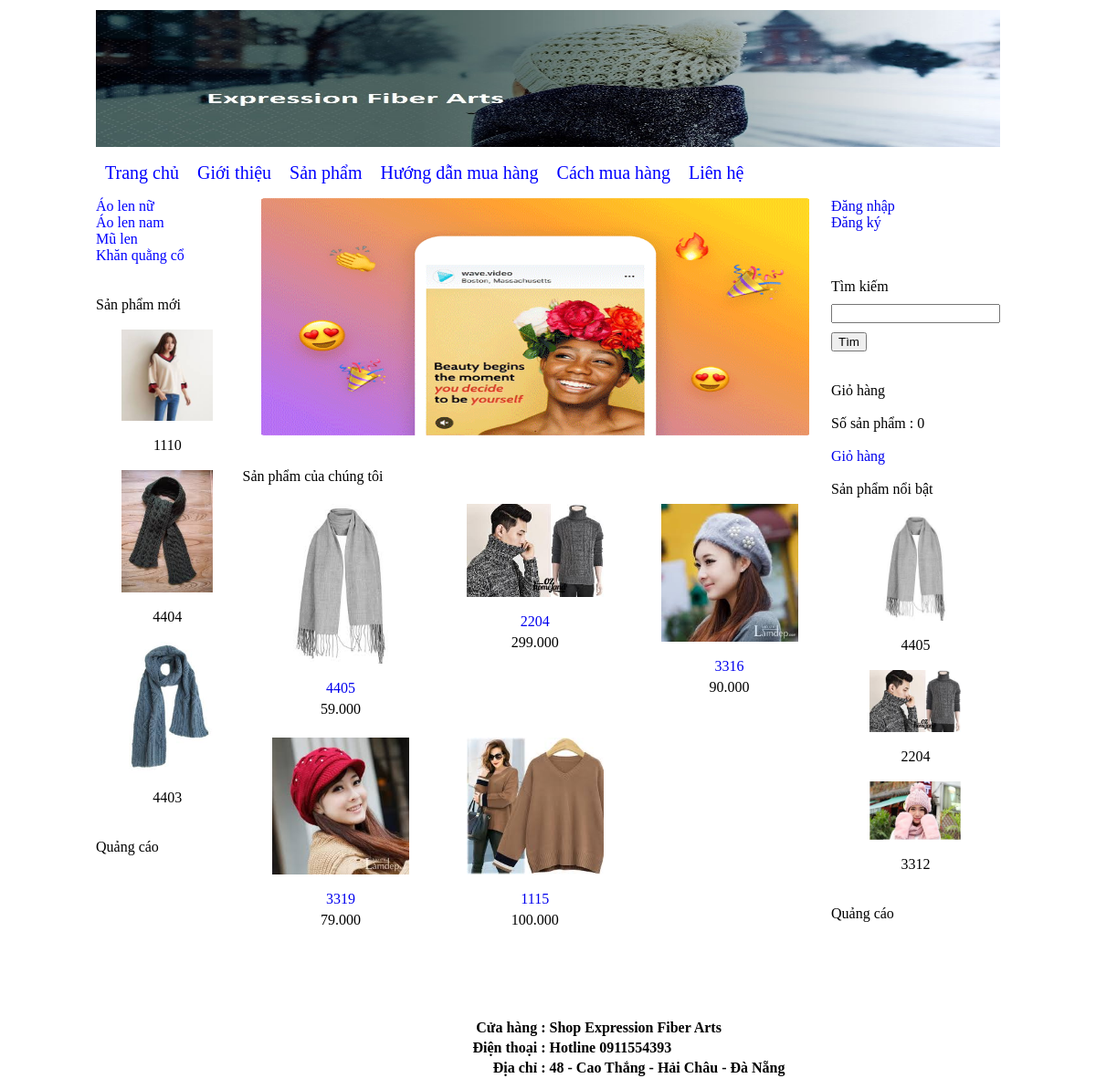
The page / on the database its author committed.
### tables this page shows
CREATE TABLE `banner` (
  `id` int(11) NOT NULL,
  `hinh` varchar(256) NOT NULL,
  `rong` varchar(256) NOT NULL,
  `cao` varchar(256) NOT NULL
);

CREATE TABLE `menu_ngang` (
  `id` int(11) NOT NULL,
  `ten` varchar(256) NOT NULL,
  `noi_dung` mediumtext NOT NULL,
  `loai_menu` varchar(256) NOT NULL
);

CREATE TABLE `menu_doc` (
  `id` int(11) NOT NULL,
  `ten` varchar(256) NOT NULL
);

CREATE TABLE `san_pham` (
  `id` int(11) NOT NULL,
  `ten` varchar(256) NOT NULL,
  `gia` int(255) NOT NULL,
  `hinh_anh` varchar(256) NOT NULL,
  `noi_dung` mediumtext NOT NULL,
  `thuoc_menu` int(255) NOT NULL,
  `noi_bat` varchar(256) NOT NULL,
  `trang_chu` varchar(256) NOT NULL,
  `sap_xep_trang_chu` int(255) NOT NULL
);

CREATE TABLE `slideshow` (
  `id` int(11) NOT NULL,
  `hinh` varchar(256) NOT NULL,
  `lien_ket` varchar(256) NOT NULL
);

CREATE TABLE `footer` (
  `id` int(11) NOT NULL,
  `html` mediumtext NOT NULL
);

### chuc_nang/san_pham/san_pham_trang_chu.php (the view)
<br><br>
Sản phẩm của chúng tôi
<br><br>
<?php
	$tv="select id,ten,gia,hinh_anh,thuoc_menu from san_pham where trang_chu='co' order by sap_xep_trang_chu desc limit 0,15";
	$tv_1=mysqli_query($connect,$tv);
	echo "<table>";
	while($tv_2=mysqli_fetch_array($tv_1))
	{
		echo "<tr>";
			for($i=1;$i<=3;$i++)
			{
				echo "<td align='center' width='215px' valign='top' >";
					if($tv_2!=false)
					{
						$link_anh="hinh_anh/san_pham/".$tv_2['hinh_anh'];
						$link_chi_tiet="?thamso=chi_tiet_san_pham&id=".$tv_2['id'];
						$gia=$tv_2['gia'];
						$gia=number_format($gia,0,",",".");
						echo "<a href='$link_chi_tiet' >";
							echo "<img src='$link_anh' width='150px' >";
						echo "</a>";
						echo "<br>";
						echo "<br>";
						echo "<a href='$link_chi_tiet' >";
							echo $tv_2['ten'];
						echo "</a>";
						echo "<div style='margin-top:5px' >";
						echo $gia;
						echo "</div>";
						echo "<br>";
					}
					else
					{
						echo "&nbsp;";
					}
				echo "</td>";
				if($i!=3)
				{
					$tv_2=mysqli_fetch_array($tv_1);
				}
			}
		echo "</tr>";
	}
	echo "</table>";
?>

### index.php (shortened to what this page needs)
<?php
    include("ket_noi.php");
?>
<html>
	<head>
		<link rel="stylesheet" type="text/css" href="giao_dien/giao_dien.css">
	</head>
	<body>
		<center>
			<table width="990px">
				<tr>
					<td colspan="3"><?php include("chuc_nang/banner/banner.php"); ?></td>
				</tr>
				<tr>
					<td colspan="3" height="50px" >
						<?php
							include("chuc_nang/menu_ngang/menu_ngang.php");
						?>
					</td>
				</tr>
				<tr>
					<td width="170px" valign="top" >
					<?php
						include("chuc_nang/menu_doc/menu_doc.php");
						include("chuc_nang/san_pham/moi.php");
						include("chuc_nang/quang_cao/trai.php");
					?>
					</td>
					<td width="650px" valign="top" >
						<?php
							include("chuc_nang/dieu_huong.php");
						?>
					</td>
					<td width="170px" valign="top" >
					  <p>
					    <?php
						include("chuc_nang/dang_nhap/dieu_huong_dn.php");
						include("chuc_nang/tim_kiem/vung_tim_kiem.php");
						include("chuc_nang/gio_hang/vung_gio_hang.php");
						include("chuc_nang/san_pham/noi_bat.php");
						include("chuc_nang/quang_cao/phai.php");
						?>
				    </p>
				    </td>
				</tr>
				<tr>
					<td colspan="3"><?php include("chuc_nang/footer/footer.php"); ?></td>
				</tr>
			</table>
		</center>
	</body>
</html>

### chuc_nang/banner/banner.php
<?php
	$tv="select * from banner limit 0,1";
	$tv_1=mysqli_query($connect,$tv);
	$tv_2=mysqli_fetch_array($tv_1);
	$link_hinh="hinh_anh/banner/".$tv_2['hinh'];
	echo "<img src='".$link_hinh."' width='".$tv_2['rong']."' height='".$tv_2['cao']."' >";
?>

### chuc_nang/menu_ngang/menu_ngang.php
<?php
	$tv="select id,ten,loai_menu from menu_ngang order by id";
	$tv_1=mysqli_query($connect,$tv);
	echo "<div class='menu_ngang' >";
	echo "<a href='index.php'>Trang chủ</a>";
	while($tv_2=mysqli_fetch_array($tv_1))
	{
		if($tv_2['loai_menu']==""){$link_menu="?thamso=xuat_mot_tin&id=".$tv_2['id'];}
		if($tv_2['loai_menu']=="san_pham"){$link_menu="?thamso=xuat_san_pham_2";}
		echo "<a href='$link_menu'>";
			echo $tv_2['ten'];
		echo "</a>";
	}
	echo "</div>";
?>

### chuc_nang/menu_doc/menu_doc.php
<?php
	$tv="select * from menu_doc order by id";
	$tv_1=mysqli_query($connect,$tv);
	echo "<div class='menu_doc' >";
	while($tv_2=mysqli_fetch_array($tv_1))
	{
		$link="?thamso=xuat_san_pham&id=".$tv_2['id'];
		echo "<a href='$link'>";
			echo $tv_2['ten'];
		echo "</a>";
	}
	echo "</div>";
?>

### chuc_nang/san_pham/moi.php
<br><br>
Sản phẩm mới <br><br>
<center>
	<?php
		$tv="select id,ten,hinh_anh from san_pham order by id desc limit 0,3";
		$tv_1=mysqli_query($connect,$tv);
		while($tv_2=mysqli_fetch_array($tv_1))
		{
			$link_anh="hinh_anh/san_pham/".$tv_2['hinh_anh'];
			$link_chi_tiet="?thamso=chi_tiet_san_pham&id=".$tv_2['id'];
			echo "<a href='$link_chi_tiet' >";
				echo "<img src='$link_anh' width='100px' >";
			echo "</a>";
			echo "<br><br>";
			echo $tv_2['ten'];
			echo "<br>";
			echo "<br>";
		}
	?>
</center>

### chuc_nang/quang_cao/trai.php (shortened to what this page needs)
<br>Quảng cáo <br><br>

### chuc_nang/dieu_huong.php (shortened to what this page needs)
<?php
	if(isset($_GET['thamso'])){$tham_so=$_GET['thamso'];}else{$tham_so="";}
	switch($tham_so)
	{
		default:
			include("chuc_nang/slideshow/slideshow.php");
			include("chuc_nang/san_pham/san_pham_trang_chu.php");
	}
?>

### chuc_nang/slideshow/slideshow.php (shortened to what this page needs)
<center>
<div class="slideshow" id="slideshow" >
	<?php
		$tv="select hinh,lien_ket from slideshow order by id";
		$tv_1=mysqli_query($connect,$tv);
		while($tv_2=mysqli_fetch_array($tv_1))
		{
			$link_hinh="hinh_anh/slideshow/".$tv_2['hinh'];
			echo "<a href='".$tv_2['lien_ket']."'>";
				echo "<img src='".$link_hinh."'>";
			echo "</a>";
		}
	?>
</div>
</center>

### chuc_nang/dang_nhap/dieu_huong_dn.php (shortened to what this page needs)
<!DOCTYPE html PUBLIC "-//W3C//DTD XHTML 1.0 Transitional//EN" "http://www.w3.org/TR/xhtml1/DTD/xhtml1-transitional.dtd">
<html xmlns="http://www.w3.org/1999/xhtml">
<head>
</head>
<body>
<?php
	if(isset($_GET['thamso'])){$tham_so=$_GET['thamso'];}else{$tham_so="";}
	switch($tham_so)
	{
		default:
			include("chuc_nang/dang_nhap/nhapxuat.php");
	}
?>
</body>
</html>

### chuc_nang/dang_nhap/nhapxuat.php (shortened to what this page needs)
<!DOCTYPE html PUBLIC "-//W3C//DTD XHTML 1.0 Transitional//EN" "http://www.w3.org/TR/xhtml1/DTD/xhtml1-transitional.dtd">
<html xmlns="http://www.w3.org/1999/xhtml">
<head>
</head>
<body>
<?php
if ( !isset($_SESSION['user_id']) )
{
	echo "<a href='?thamso=dang_nhap'>Đăng nhập</a>";
	echo "<br>";
	echo "<a href='?thamso=dang_ky'>Đăng ký</a>";
	echo "<br>";
}
echo "<br>";
echo "<br>";
?>
</body>
</html>

### chuc_nang/tim_kiem/vung_tim_kiem.php (shortened to what this page needs)
<form>
	<a> Tìm kiếm </a>
    <br />
    <input type="text" name="tu_khoa" value="" style="margin-top:10px;margin-bottom:10px;" >
    <input type="submit" value="Tìm" >
</form>

### chuc_nang/gio_hang/vung_gio_hang.php (shortened to what this page needs)
<br>
Giỏ hàng <br><br>
<?php
	$so_luong=0;
?>
Số sản phẩm : <?php echo $so_luong; ?>
<br><br>
<a href="?thamso=gio_hang">Giỏ hàng</a>

### chuc_nang/san_pham/noi_bat.php
<br><br>
Sản phẩm nổi bật <br><br>
<center>
	<?php
		$tv="select id,ten,hinh_anh from san_pham where noi_bat='co' order by id desc limit 0,3";
		$tv_1=mysqli_query($connect,$tv);
		while($tv_2=mysqli_fetch_array($tv_1))
		{
			$link_anh="hinh_anh/san_pham/".$tv_2['hinh_anh'];
			$link_chi_tiet="?thamso=chi_tiet_san_pham&id=".$tv_2['id'];
			echo "<a href='$link_chi_tiet' >";
				echo "<img src='$link_anh' width='100px' >";
			echo "</a>";
			echo "<br><br>";
			echo $tv_2['ten'];
			echo "<br>";
			echo "<br>";
		}
	?>
</center>

### chuc_nang/quang_cao/phai.php (shortened to what this page needs)
<br>Quảng cáo <br><br>

### chuc_nang/footer/footer.php
<?php
	$tv="select * from footer limit 0,1";
	$tv_1=mysqli_query($connect,$tv);
	$tv_2=mysqli_fetch_array($tv_1);
	echo $tv_2['html'];
?>

### giao_dien/giao_dien.css (style rules this page uses)
a { text-decoration: none; }
div.menu_ngang a { color:blue; margin-left: 10px; margin-right: 10px; text-decoration: none; font-size:20px; }
div.menu_doc a { color:blue; text-decoration: none; display:block; }

### chuc_nang/slideshow/slideshow.php (style rules this page uses)
div.slideshow img { width:600px;height:260px }

### rows shown on the page
banner: hinh (picture)
menu_ngang: ten "Giới thiệu"
menu_ngang: ten "Sản phẩm"
menu_ngang: ten "Hướng dẫn mua hàng"
menu_ngang: ten "Cách mua hàng"
menu_ngang: ten "Liên hệ"
menu_doc: ten "Áo len nữ"
menu_doc: ten "Áo len nam"
menu_doc: ten "Mũ len"
menu_doc: ten "Khăn quằng cổ"
san_pham: hinh_anh (picture), ten "1110"
san_pham: hinh_anh (picture), ten "4404"
san_pham: hinh_anh (picture), ten "4403"
slideshow: hinh (picture)
san_pham: hinh_anh (picture), ten "4405", gia "59.000"
san_pham: hinh_anh (picture), ten "2204", gia "299.000"
san_pham: hinh_anh (picture), ten "3316", gia "90.000"
san_pham: hinh_anh (picture), ten "3319", gia "79.000"
san_pham: hinh_anh (picture), ten "1115", gia "100.000"
san_pham: hinh_anh (picture), ten "3312"
footer: html "Cửa hàng : Shop Expression Fiber Arts Điện thoại : Hotline 0911554393 Địa chỉ : 48 - Cao Thắng - Hải Châu - Đà Nẵng"

### other values the page prints
$so_luong "0"
